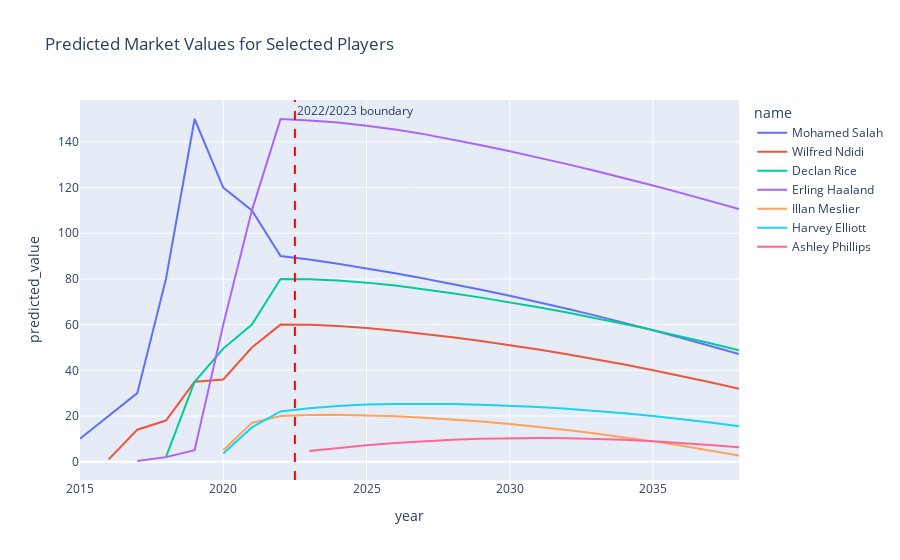

Notebook source saved alongside this figure:
### Code cell
players = [418560, 357662, 565822, 859951, 148455, 274839, 542586]
plot_player_value_trends(pdf_train, merged_df=merged, player_ids=players)

### Figure 1 — Plotly figure (JSON) as saved in the notebook; plotly's stock layout.template omitted (floating-point values rounded to 4 significant figures)
{"data": [{"customdata": [[22], [23], [24], [25], [27], [27], [28], [30], [31], [32], [33], [34], [35], [36], [37], [38], [39], [40], [41], [42], [43], [44], [45], [46]], "hovertemplate": "name=Mohamed Salah<br>year=%{x}<br>predicted_value=%{y}<br>age=%{customdata[0]}<extra></extra>", "legendgroup": "Mohamed Salah", "line": {"color": "#636efa", "dash": "solid"}, "marker": {"symbol": "circle"}, "mode": "lines", "name": "Mohamed Salah", "orientation": "v", "showlegend": true, "type": "scatter", "x": [2015, 2016, 2017, 2018, 2019, 2020, 2021, 2022, 2023, 2024, 2025, 2026, 2027, 2028, 2029, 2030, 2031, 2032, 2033, 2034, 2035, 2036, 2037, 2038], "xaxis": "x", "y": [10, 20, 30, 80, 150, 120, 110, 90, 88.48, 86.63, 84.63, 82.48, 80.22, 77.83, 75.3, 72.64, 69.86, 66.95, 63.94, 60.8, 57.55, 54.17, 50.69, 47.09], "yaxis": "y"}, {"customdata": [[19], [20], [21], [22], [23], [24], [25], [26], [27], [28], [29], [30], [31], [32], [33], [34], [35], [36], [37], [38], [39], [40], [41]], "hovertemplate": "name=Wilfred Ndidi<br>year=%{x}<br>predicted_value=%{y}<br>age=%{customdata[0]}<extra></extra>", "legendgroup": "Wilfred Ndidi", "line": {"color": "#EF553B", "dash": "solid"}, "marker": {"symbol": "circle"}, "mode": "lines", "name": "Wilfred Ndidi", "orientation": "v", "showlegend": true, "type": "scatter", "x": [2016, 2017, 2018, 2019, 2020, 2021, 2022, 2023, 2024, 2025, 2026, 2027, 2028, 2029, 2030, 2031, 2032, 2033, 2034, 2035, 2036, 2037, 2038], "xaxis": "x", "y": [1, 14, 18, 35, 36, 50, 60, 59.89, 59.4, 58.55, 57.34, 55.98, 54.48, 52.83, 51.04, 49.11, 47.04, 44.84, 42.51, 40.05, 37.46, 34.75, 31.91], "yaxis": "y"}, {"customdata": [[18], [20], [21], [22], [23], [24], [25], [26], [27], [28], [29], [30], [31], [32], [33], [34], [35], [36], [37], [38], [39]], "hovertemplate": "name=Declan Rice<br>year=%{x}<br>predicted_value=%{y}<br>age=%{customdata[0]}<extra></extra>", "legendgroup": "Declan Rice", "line": {"color": "#00cc96", "dash": "solid"}, "marker": {"symbol": "circle"}, "mode": "lines", "name": "Declan Rice", "orientation": "v", "showlegend": true, "type": "scatter", "x": [2018, 2019, 2020, 2021, 2022, 2023, 2024, 2025, 2026, 2027, 2028, 2029, 2030, 2031, 2032, 2033, 2034, 2035, 2036, 2037, 2038], "xaxis": "x", "y": [2, 35, 49.5, 60, 80, 79.83, 79.28, 78.38, 77.11, 75.48, 73.72, 71.81, 69.77, 67.59, 65.28, 62.84, 60.28, 57.59, 54.78, 51.84, 48.78], "yaxis": "y"}, {"customdata": [[17], [18], [18], [19], [20], [21], [22], [23], [24], [25], [26], [27], [28], [29], [30], [31], [32], [33], [34], [35], [36], [37]], "hovertemplate": "name=Erling Haaland<br>year=%{x}<br>predicted_value=%{y}<br>age=%{customdata[0]}<extra></extra>", "legendgroup": "Erling Haaland", "line": {"color": "#ab63fa", "dash": "solid"}, "marker": {"symbol": "circle"}, "mode": "lines", "name": "Erling Haaland", "orientation": "v", "showlegend": true, "type": "scatter", "x": [2017, 2018, 2019, 2020, 2021, 2022, 2023, 2024, 2025, 2026, 2027, 2028, 2029, 2030, 2031, 2032, 2033, 2034, 2035, 2036, 2037, 2038], "xaxis": "x", "y": [0.3, 2, 5, 60, 110, 150, 149.4, 148.4, 147.1, 145.4, 143.4, 141.0, 138.5, 135.9, 133.1, 130.3, 127.3, 124.1, 120.9, 117.6, 114.1, 110.5], "yaxis": "y"}, {"customdata": [[20], [21], [22], [23], [24], [25], [26], [27], [28], [29], [30], [31], [32], [33], [34], [35], [36], [37], [38]], "hovertemplate": "name=Illan Meslier<br>year=%{x}<br>predicted_value=%{y}<br>age=%{customdata[0]}<extra></extra>", "legendgroup": "Illan Meslier", "line": {"color": "#FFA15A", "dash": "solid"}, "marker": {"symbol": "circle"}, "mode": "lines", "name": "Illan Meslier", "orientation": "v", "showlegend": true, "type": "scatter", "x": [2020, 2021, 2022, 2023, 2024, 2025, 2026, 2027, 2028, 2029, 2030, 2031, 2032, 2033, 2034, 2035, 2036, 2037, 2038], "xaxis": "x", "y": [5, 17, 20, 20.48, 20.57, 20.29, 19.84, 19.23, 18.47, 17.55, 16.47, 15.25, 13.88, 12.36, 10.7, 8.891, 6.95, 4.871, 2.66], "yaxis": "y"}, {"customdata": [[17], [17], [18], [19], [20], [21], [22], [23], [24], [25], [26], [27], [28], [29], [30], [31], [32], [33], [34]], "hovertemplate": "name=Harvey Elliott<br>year=%{x}<br>predicted_value=%{y}<br>age=%{customdata[0]}<extra></extra>", "legendgroup": "Harvey Elliott", "line": {"color": "#19d3f3", "dash": "solid"}, "marker": {"symbol": "circle"}, "mode": "lines", "name": "Harvey Elliott", "orientation": "v", "showlegend": true, "type": "scatter", "x": [2020, 2021, 2022, 2023, 2024, 2025, 2026, 2027, 2028, 2029, 2030, 2031, 2032, 2033, 2034, 2035, 2036, 2037, 2038], "xaxis": "x", "y": [3.6, 15, 22, 23.41, 24.42, 25.04, 25.28, 25.35, 25.24, 24.97, 24.54, 23.95, 23.19, 22.28, 21.22, 20.0, 18.64, 17.13, 15.48], "yaxis": "y"}, {"customdata": [[18], [19], [20], [21], [22], [23], [24], [25], [26], [27], [28], [29], [30], [31], [32], [33]], "hovertemplate": "name=Ashley Phillips<br>year=%{x}<br>predicted_value=%{y}<br>age=%{customdata[0]}<extra></extra>", "legendgroup": "Ashley Phillips", "line": {"color": "#FF6692", "dash": "solid"}, "marker": {"symbol": "circle"}, "mode": "lines", "name": "Ashley Phillips", "orientation": "v", "showlegend": true, "type": "scatter", "x": [2023, 2024, 2025, 2026, 2027, 2028, 2029, 2030, 2031, 2032, 2033, 2034, 2035, 2036, 2037, 2038], "xaxis": "x", "y": [4.727, 6.071, 7.227, 8.196, 8.977, 9.586, 10.01, 10.26, 10.34, 10.24, 9.977, 9.555, 8.977, 8.227, 7.336, 6.289], "yaxis": "y"}], "layout": {"annotations": [{"showarrow": false, "text": "2022/2023 boundary", "x": 2022.0, "xanchor": "left", "xref": "x", "y": 1, "yanchor": "top", "yref": "y domain"}], "legend": {"title": {"text": "name"}, "tracegroupgap": 0}, "shapes": [{"line": {"color": "red", "dash": "dash"}, "type": "line", "x0": 2022.0, "x1": 2022.0, "xref": "x", "y0": 0, "y1": 1, "yref": "y domain"}], "title": {"text": "Predicted Market Values for Selected Players"}, "xaxis": {"anchor": "y", "domain": [0, 1], "title": {"text": "year"}}, "yaxis": {"anchor": "x", "domain": [0, 1], "title": {"text": "predicted_value"}}}}
